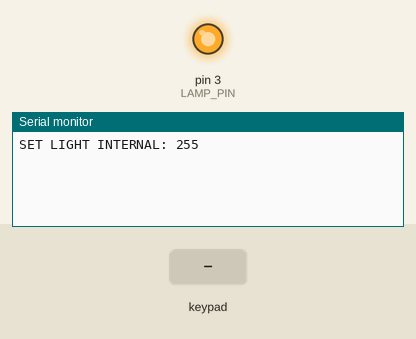
This sketch was run on a simulated Arduino Uno, built with avr-gcc and run on an emulated ATmega328P. On the bench: output pins drawn as LEDs (lit = HIGH), the last lines printed to the serial monitor. Inputs (shaded band) come from the test bench. No radio packets arrive unless stated; pins used as bus, display or sensor lines are not drawn.

Above: at 1.2 s.
1.3 s: key '*' pressed
At 2.1 s:
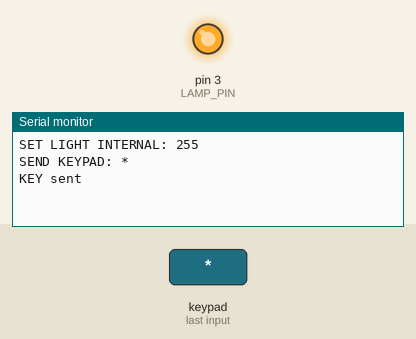
2.8 s: keypad keys 1 2 pressed 0.4 s apart
At 3.6 s:
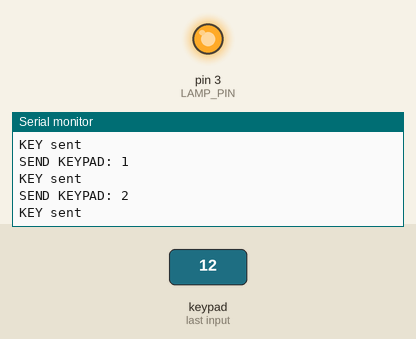
5.1 s: key '#' pressed
At 6.0 s:
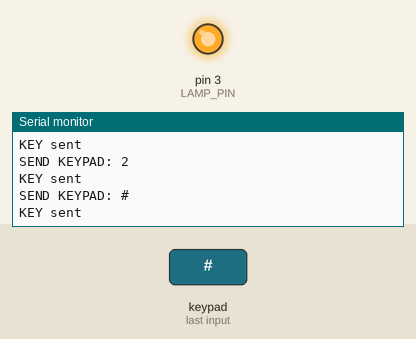

The sketch:

minipro.ino
```cpp
//  ARDUINO MINI PRO
//  Urzadzenie zarzadzajace lampka i klawiatura, odbierajace polecenia droga radiowa
//
//  Rafał Raczyński
//  Michał Smutkiewicz
//  Joanna Zalewska
//
//==========================================================================================================
//                                                                                                   includy
//==========================================================================================================

#include <SPI.h>          // radio
#include <RF24Network.h>  // radio
#include <RF24.h>         // radio
#include <Keypad.h>       // klawiatura

//==========================================================================================================
//                                                                                                deklaracje
//==========================================================================================================

// Oznaczenia literowe przycisków klawiatury
char keys[4][3] = {
  {'*', '0', '#'},
  {'7', '8', '9'},
  {'4', '5', '6'},
  {'1', '2', '3'}
};


// Piny na rzędy i kolumny klawiatury:
byte row[4] = {7, 9, A3, 5};
byte col[3] = {6, 4, 8};

// Klawiatura
Keypad pad = Keypad(makeKeymap(keys), row, col, 4, 3);

// Pin sluzacy do sterowania poziomem jasnosci lampki
int LAMP_PIN = 3;

// Poczatkowy poziom jasnosci lampki - 255 na pinie jest odpowiednikiem poziomu "0".
int lampLightLevel = 255; // czyli nie swieci

// Radio podlaczone pod piny 10 i A2
RF24 radio(A2, 10);
RF24Network network(radio);

// Numery wezlow przypisane zgodnie z konwencja za laboratorium 2
const short THIS_NODE_ID = 1;
const short PEER_NODE_ID = 0;

// Przyjmujemy kanal 38
int OUR_CHANNEL = 38;

// Payload radiowy
struct payload_t
{
  unsigned long timestamp; // stempel czasowy
                           // Wykorzystywany m.in. w celu obliczania czasu propagacji wiadomosci
  short type; // typ zasobu
              // Na podstawie zdefiniowanych nizej stalych wartosci

  int value; // przenoszona wartość
             // Uzywana do przesylania dodatkowych danych, poza zadaniami
};

// Numery zadan wymienianych miedzy urzadzeniami
const short ALL = 0;          // Nieuzywane
                              // Zadanie zwrocenia wartosci lampki i klawiatury

const short GET_KEYBOARD = 1; // Klawiatura
                              // Zadanie zwrocenia wartosci aktualnie przyciskanego klawisza klawiatury

const short GET_LED = 2;      // Lampka
                              // Zadanie zwrocenia stanu lampki (poziom jasnosci)

const short SET_LED = 3;      // Lampka
                              // Zadanie ustawienia stanu lampki (poziom jasnosci)

const short STATS = 4;        // Nieuzywane
                              // Zadanie zwrocenia pustej odpowiedzi w celu obliczenia czasu propagacji

//==========================================================================================================
//                                                                                                     setup
//==========================================================================================================

void setup() {

  // Port serial inicjalizowany dla debugu i sledzenia dzialania urzadzenia
  Serial.begin(115200);

  // Radio wywolywane na ustalonych pinach i przy ustalonych parametrach (kanal, ID)
  SPI.begin();
  radio.begin();
  network.begin(OUR_CHANNEL, THIS_NODE_ID);

  // Output do sterowania poziomem jasnosci lampki, na pinie zdefiniowanym wczesniej
  pinMode(LAMP_PIN, OUTPUT);

  // Setup poziomu jasnosci na poczatkowy - zeby lampka nie swiecila po uruchomieniu urzadzenia
  setLightLevel(lampLightLevel);

}

//===========================================================================================================
//                                                                                               inne funkcje
//===========================================================================================================

//============================================================================ Konwersja 0-1000 na 255-0 ====
// Lampka przyjmuje wartosci jasnosci od 0-1000 (ciemny-jasny), natomiast trzeba to
// przekonwertowac na wartosci 0-255 (jasny-ciemny) przed puszczeniem na pin
int levelToShort(int longLevel){
  int shortLevel =(int) ((float)longLevel/(1000.0/255.0));
  return 255-shortLevel;
}

//============================================================================ Konwersja 255-0 na 0-1000 ====
// Poziom lampki jest przechowywany w notacji "na pin" (0-255, jasny-ciemny),
// przed wyslaniem do serwera trzeba go przekonwertowac na 0-1000 (ciemny-jasny)
int levelToLong(int shortLevel){
  int longLevel = (int) ((float)shortLevel*(1000.0/255.0));
  return 1000-longLevel;
}

//============================================ Pobieranie klawisza z klawiatury i wyslanie go przez radio ====
char getKeyAndNotify() {

  // Odczyt klawisza
  char k = pad.getKey();

  // Jesli jakis klawisz jesy naciskany - wyslij wiadomosc do serwera
  if(k != NO_KEY) {
    Serial.print("SEND KEYPAD: ");
    Serial.println(k);

    // Ponizej - standardowa procedura wysylania payloadu
    RF24NetworkHeader header(PEER_NODE_ID);

    struct payload_t p;
    p.type = GET_KEYBOARD;
    p.value = k;
    p.timestamp = millis();

    bool success = network.write(header, &p, sizeof(p));
    if(success){
      Serial.println("KEY sent");
    }
    else {
      Serial.println("KEY fail");
    }

  }

  return k;
}

//====================================================== Pobieranie stanu lampy i wyslanie go przez radio ====
void getLightLevelAndNotify() {

  // Poziom jasnosci lampki jest odczytywanty i wysylany do serwera
  RF24NetworkHeader header(PEER_NODE_ID);
  payload_t p;
  p.type = GET_LED;

  // wartosc 0-255 jest konwertowana na 0-1000
  p.value = levelToLong(lampLightLevel);
  p.timestamp = millis();

  bool success = network.write(header, &p, sizeof(p));
  if(success){
    Serial.println("LIGHT sent");
  }
  else {
    Serial.println("LIGHT fail");
  }

}

//=================================================================== Ustawianie stanu (jasnosci) lampki ====
void setLightLevel(int level) {
  Serial.print("SET LIGHT INTERNAL: ");
  Serial.println(level);

  // Pin LAMP_PIN sluzy do sterowania poziomem jasnosci lampki
  analogWrite(LAMP_PIN, level);

  // Aktualny poziom jasnosci jest przechowywany w zmiennej
  lampLightLevel = level;
}

//====================================================================================== Obsluga zapytan ====
bool getReq(payload_t *payload){

  // Pobieranie z radia zadania wyslanego przez serwer,
  // wartosci przypisywane sa do pol przekazanego payloadu
  RF24NetworkHeader header(THIS_NODE_ID);
  bool result = network.read(header, payload, sizeof(*payload));
  return result;
}

//==========================================================================================================
//                                                                                                      loop
//==========================================================================================================

void loop() {

  // Przygotowanie do sprawdzenia radia
  bool getReqSuccess = false;
  network.update();
  payload_t payload;

  // Jesli serwer wysyla polecenie - odczytaj
  while (network.available()){
    getReqSuccess = getReq(&payload);
  }

  // Jesli odebrano polecenie - pobierz wartosci payloadu i odpowiednio zareaguj
  if(getReqSuccess){
    short reqType = payload.type;
    int value = payload.value;
    unsigned long timestamp = payload.timestamp;

    // Reakcja na odpowiedni typ zapytania
    if(reqType == GET_LED){
      getLightLevelAndNotify(); // Odpowiedz z poziomem jasnosci lampki
    }
    else if(reqType == SET_LED){
      setLightLevel(levelToShort(value)); // Ustaw poziom lampki, po konwersji formatu 0-1000 na 0-255
    }
    else if(reqType == GET_KEYBOARD){
      getKeyAndNotify(); // Jesli naciskany jest jakis klawisz - wyslij jaki
    }
    else {
      Serial.println("Odebrano zapytanie nieznanego/nieobslugiwanego typu, ignoruje.");
    }
  }

  // Jesli radio milczy - sprawdz, czy nie klika ktos przycisku.
  getKeyAndNotify(); // Jesli tak - powiadom serwer.

  //getKeyAndLog(); // Debug na wypadek testowania klawiatury bez radia

}
```

Measured:
- after the input at 1.3 s, the serial monitor: prints a new line at once (image 1)
- after the input at 2.8 s, the serial monitor: prints a new line at once (image 2)
- after the input at 5.1 s, the serial monitor: prints a new line at once (image 3)
